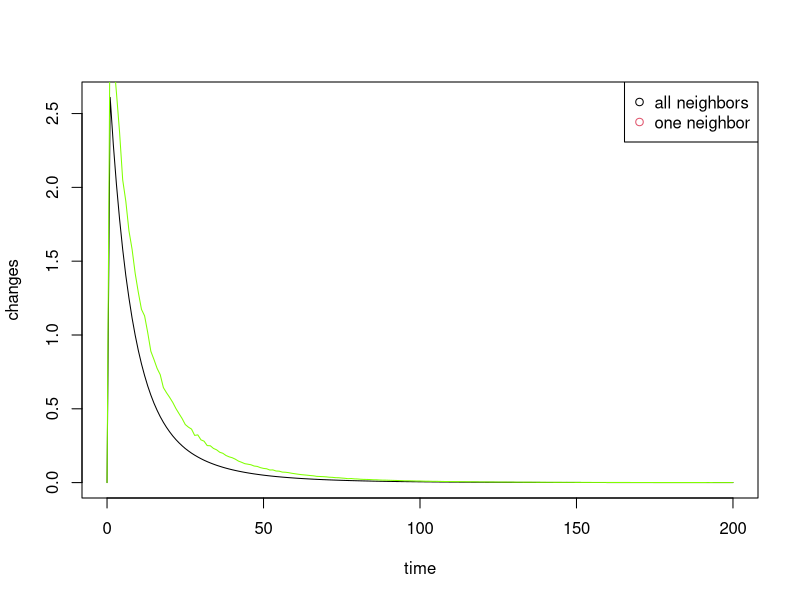

The R script that drew this image:
spatial <- read.csv(file="random-alln-changes-1.csv",head=TRUE,sep=",")
spatial1 <- read.csv(file="random-onen-changes-1-200people.csv",head=TRUE,sep=",")
plot_colors <- rainbow(4)
matplot(c(0:200), rowMeans(spatial), type="l", lty = 1, xlab = "time", ylab = "changes")
with(spatial1, lines(c(0:200), rowMeans(spatial1), col = plot_colors[2]))
legend("topright", legend = c("all neighbors", "one neighbor"), col=1:2, pch=1)
